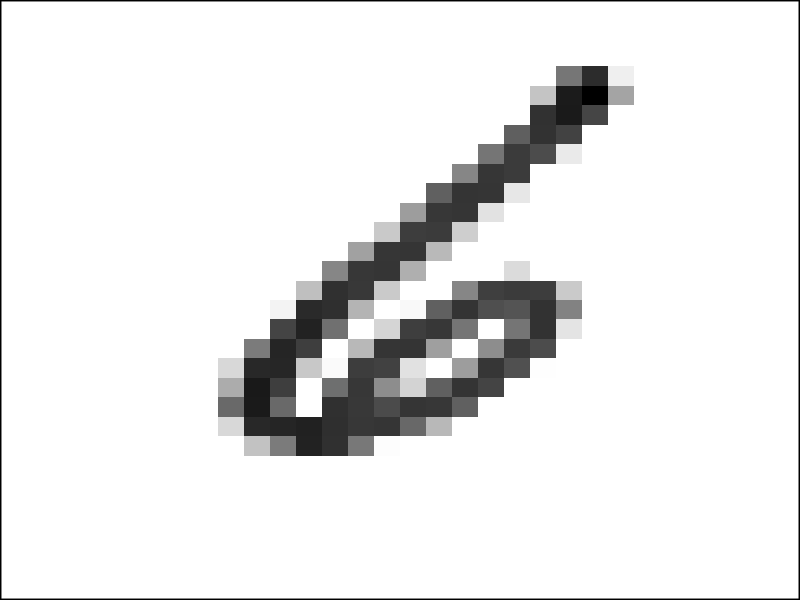
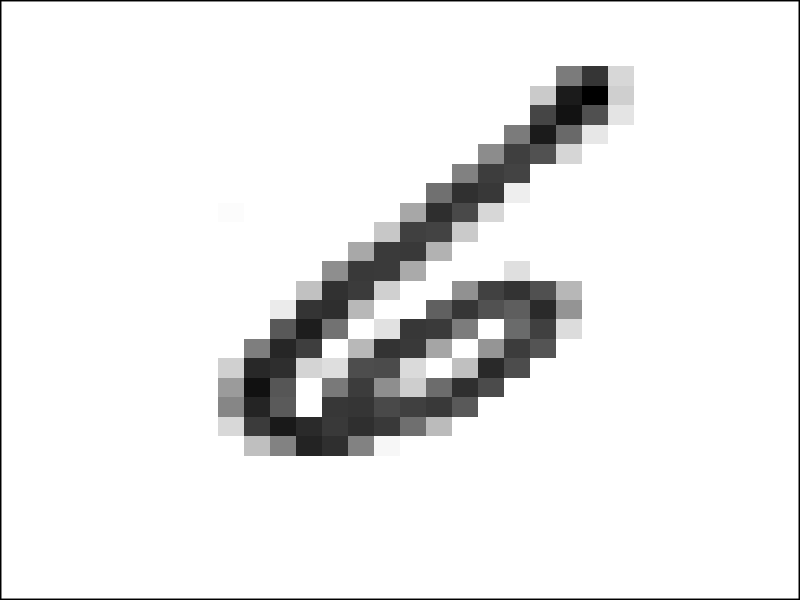
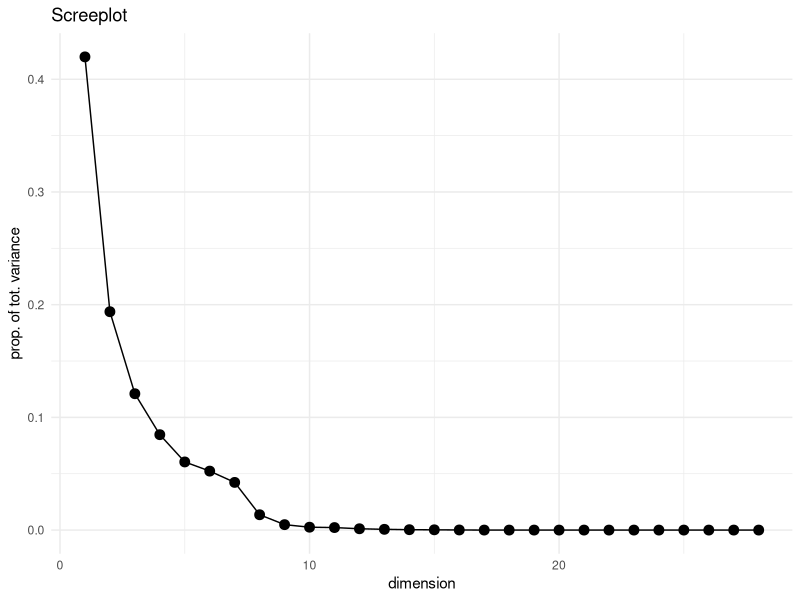
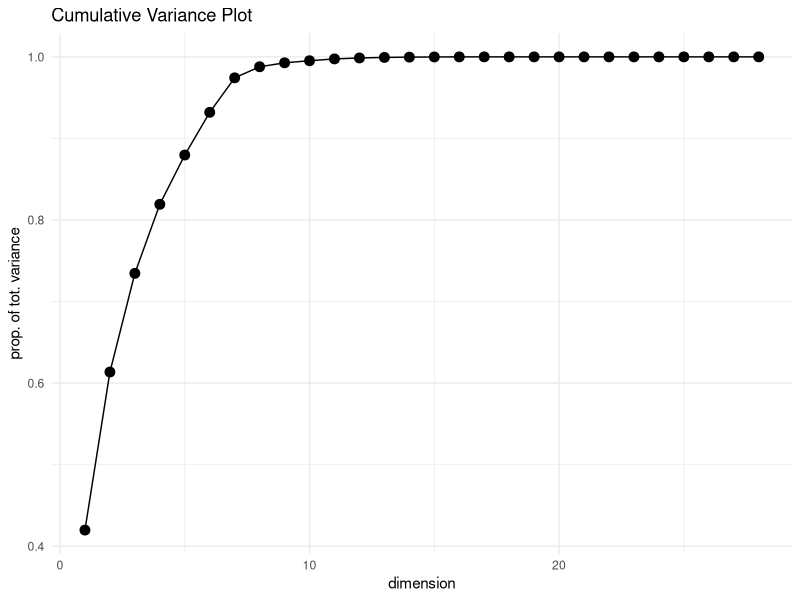

R code for these plots, in order:
library(tidyverse)

### HELPER FUNCTION; DO NOT EDIT
## What this function does is take a vector of brightness values,
## construct a mean-centered matrix, and plot to obtain an image

image_gen_ggplot <- function(x) {
  vect <- (x[-1] %>% as.numeric) / 255
  as.im <- matrix(vect,
                  nrow = 28,
                  byrow = T)
  as.im <- scale(as.im, scale = F)
  
  as.im[nrow(as.im):1,] %>%
    as.data.frame() %>%
    rowid_to_column(var = 'y') %>%
    pivot_longer(
      -y,
      names_to = 'x',
      values_to = "brightness"
    ) %>%
    mutate(x = parse_number(x)) %>%
    ggplot(aes(x = x, y = y, fill = brightness)) +
    geom_raster() +
    theme_void() +
    scale_fill_gradient2(low="white", high="black", guide="none") +
    theme(
      panel.border = element_rect(linewidth = 1,
                                  fill = NA)
    )
}
###

mnist <- read.csv("data/mnist_new.csv")

which_row <- 1 ## which row should we explore?
num_dim <- 9   ## how many dimensions should we use for reduction?

X <- matrix(as.numeric(mnist[which_row,][-1]),
            nrow = 28,
            byrow = T)

## Project to num_dim dimensions
XC <- X %>% scale(scale = FALSE)
X_red <- XC %*% prcomp(X)$rotation[,1:num_dim]
X_rec <- X_red %*% t(prcomp(X)$rotation[,1:num_dim])

## Examine the original image
c(0, as.vector(t(X))) %>% image_gen_ggplot()

## Examine the reconstructed image
c(0, as.vector(t(X_rec))) %>% image_gen_ggplot()

## Check that the reconstruction has lower rank
qr(X)$rank
qr(X_rec)$rank

## If we wanted to, we could make a screeplot:
s_k <- prcomp(X)$sdev^2 / sum(prcomp(X)$sdev^2)
data.frame(k = 1:ncol(X), y = s_k) %>%
  ggplot(aes(x = k, y = s_k)) + 
  geom_point(size = 3) + geom_line(linewidth = 0.5) +
  theme_minimal() +
  xlab("dimension") + ylab("prop. of tot. variance")  +
  ggtitle("Screeplot")


## An alternative to a screeplot displays the total proportion of variance
## captured by the first k dimensions:

tot_var <- (prcomp(X)$sdev^2 / sum(prcomp(X)$sdev^2)) %>% cumsum()
data.frame(k = 1:ncol(X), y = tot_var) %>%
  ggplot(aes(x = k, y = tot_var)) + 
  geom_point(size = 3) + geom_line(linewidth = 0.5) +
  theme_minimal() +
  xlab("dimension") + ylab("prop. of tot. variance")  +
  ggtitle("Cumulative Variance Plot")

## Note that around 9 or 10 dimensions is, in fact, sufficient.
